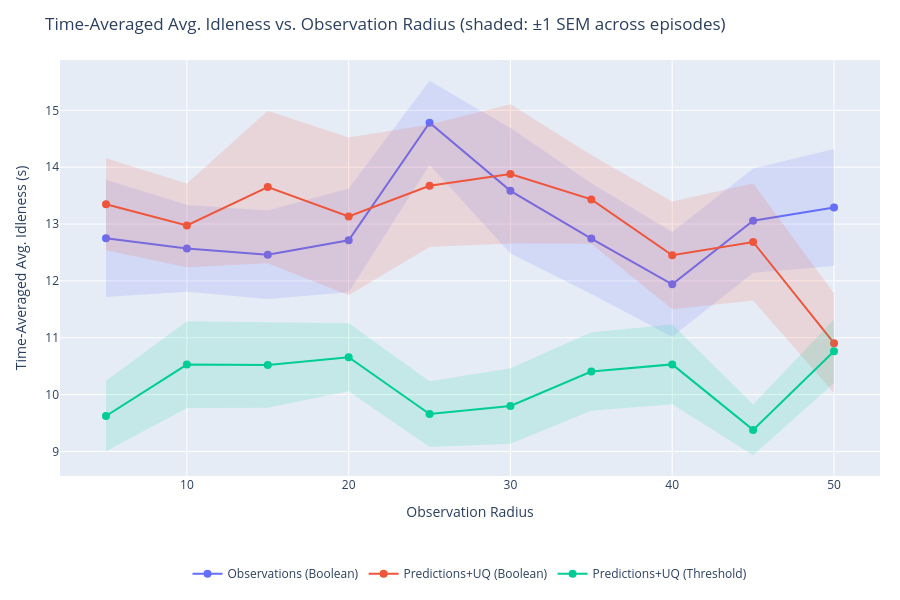

Notebook source saved alongside this figure:
### Markdown cell above
### Idleness vs. Observation Radius

### Code cell
import plotly.graph_objects as go
import plotly.express as px

def _hex_to_rgba(hex_color, alpha=0.2):
    c = hex_color.lstrip('#')
    r, g, b = int(c[0:2], 16), int(c[2:4], 16), int(c[4:6], 16)
    return f'rgba({r},{g},{b},{alpha})'

series_order = list(summary.keys())
series_colors = {s: c for s, c in zip(series_order, px.colors.qualitative.Plotly)}

fig = go.Figure()
for series in series_order:
    color = series_colors[series]
    s = summary[series]
    xs = np.array(s['obs_radius'])
    ys = np.array(s['idleness_mean'])
    es = np.array(s['idleness_sem'])

    fig.add_trace(go.Scatter(
        x=np.concatenate([xs, xs[::-1]]),
        y=np.concatenate([ys + es, (ys - es)[::-1]]),
        fill='toself',
        fillcolor=_hex_to_rgba(color, alpha=0.15),
        line=dict(color='rgba(255,255,255,0)'),
        legendgroup=series, showlegend=False, hoverinfo='skip',
    ))
    fig.add_trace(go.Scatter(
        x=xs, y=ys, mode='lines+markers',
        name=series, line=dict(color=color), marker=dict(color=color, size=8),
        legendgroup=series,
        hovertemplate=f"{series}<br>obs_radius=%{{x:.1f}}<br>idleness=%{{y:.4f}}<extra></extra>",
    ))

fig.update_layout(
    title="Time-Averaged Avg. Idleness vs. Observation Radius (shaded: ±1 SEM across episodes)",
    xaxis_title="Observation Radius",
    yaxis_title="Time-Averaged Avg. Idleness (s)",
    height=600, width=900, hovermode='closest', autosize=True,
    margin=dict(l=60, r=20, t=60, b=120),
    legend=dict(orientation='h', yanchor='top', y=-0.2, xanchor='center', x=0.5),
)
fig.show()

### Figure 1 — Plotly figure (JSON) as saved in the notebook; plotly's stock layout.template omitted (floating-point values rounded to 4 significant figures)
{"data": [{"fill": "toself", "fillcolor": "rgba(99,110,250,0.15)", "hoverinfo": "skip", "legendgroup": "Observations (Boolean)", "line": {"color": "rgba(255,255,255,0)"}, "showlegend": false, "type": "scatter", "x": [5.0, 10.0, 15.0, 20.0, 25.0, 30.0, 35.0, 40.0, 45.0, 50.0, 50.0, 45.0, 40.0, 35.0, 30.0, 25.0, 20.0, 15.0, 10.0, 5.0], "y": [13.78, 13.33, 13.24, 13.62, 15.52, 14.69, 13.72, 12.86, 13.98, 14.32, 12.26, 12.14, 11.02, 11.77, 12.48, 14.04, 11.8, 11.68, 11.81, 11.72]}, {"hovertemplate": "Observations (Boolean)<br>obs_radius=%{x:.1f}<br>idleness=%{y:.4f}<extra></extra>", "legendgroup": "Observations (Boolean)", "line": {"color": "#636EFA"}, "marker": {"color": "#636EFA", "size": 8}, "mode": "lines+markers", "name": "Observations (Boolean)", "type": "scatter", "x": [5.0, 10.0, 15.0, 20.0, 25.0, 30.0, 35.0, 40.0, 45.0, 50.0], "y": [12.75, 12.57, 12.46, 12.71, 14.78, 13.58, 12.74, 11.94, 13.06, 13.29]}, {"fill": "toself", "fillcolor": "rgba(239,85,59,0.15)", "hoverinfo": "skip", "legendgroup": "Predictions+UQ (Boolean)", "line": {"color": "rgba(255,255,255,0)"}, "showlegend": false, "type": "scatter", "x": [5.0, 10.0, 15.0, 20.0, 25.0, 30.0, 35.0, 40.0, 45.0, 50.0, 50.0, 45.0, 40.0, 35.0, 30.0, 25.0, 20.0, 15.0, 10.0, 5.0], "y": [14.16, 13.71, 14.99, 14.52, 14.75, 15.11, 14.21, 13.4, 13.71, 11.78, 10.03, 11.65, 11.5, 12.65, 12.66, 12.6, 11.75, 12.31, 12.24, 12.54]}, {"hovertemplate": "Predictions+UQ (Boolean)<br>obs_radius=%{x:.1f}<br>idleness=%{y:.4f}<extra></extra>", "legendgroup": "Predictions+UQ (Boolean)", "line": {"color": "#EF553B"}, "marker": {"color": "#EF553B", "size": 8}, "mode": "lines+markers", "name": "Predictions+UQ (Boolean)", "type": "scatter", "x": [5.0, 10.0, 15.0, 20.0, 25.0, 30.0, 35.0, 40.0, 45.0, 50.0], "y": [13.35, 12.98, 13.65, 13.13, 13.67, 13.88, 13.43, 12.45, 12.68, 10.9]}, {"fill": "toself", "fillcolor": "rgba(0,204,150,0.15)", "hoverinfo": "skip", "legendgroup": "Predictions+UQ (Threshold)", "line": {"color": "rgba(255,255,255,0)"}, "showlegend": false, "type": "scatter", "x": [5.0, 10.0, 15.0, 20.0, 25.0, 30.0, 35.0, 40.0, 45.0, 50.0, 50.0, 45.0, 40.0, 35.0, 30.0, 25.0, 20.0, 15.0, 10.0, 5.0], "y": [10.24, 11.29, 11.27, 11.25, 10.24, 10.46, 11.1, 11.23, 9.825, 11.32, 10.21, 8.934, 9.83, 9.714, 9.136, 9.079, 10.06, 9.769, 9.765, 9.003]}, {"hovertemplate": "Predictions+UQ (Threshold)<br>obs_radius=%{x:.1f}<br>idleness=%{y:.4f}<extra></extra>", "legendgroup": "Predictions+UQ (Threshold)", "line": {"color": "#00CC96"}, "marker": {"color": "#00CC96", "size": 8}, "mode": "lines+markers", "name": "Predictions+UQ (Threshold)", "type": "scatter", "x": [5.0, 10.0, 15.0, 20.0, 25.0, 30.0, 35.0, 40.0, 45.0, 50.0], "y": [9.623, 10.53, 10.52, 10.66, 9.658, 9.8, 10.41, 10.53, 9.379, 10.76]}], "layout": {"autosize": true, "height": 600, "hovermode": "closest", "legend": {"orientation": "h", "x": 0.5, "xanchor": "center", "y": -0.2, "yanchor": "top"}, "margin": {"b": 120, "l": 60, "r": 20, "t": 60}, "title": {"text": "Time-Averaged Avg. Idleness vs. Observation Radius (shaded: ±1 SEM across episodes)"}, "width": 900, "xaxis": {"title": {"text": "Observation Radius"}}, "yaxis": {"title": {"text": "Time-Averaged Avg. Idleness (s)"}}}}
